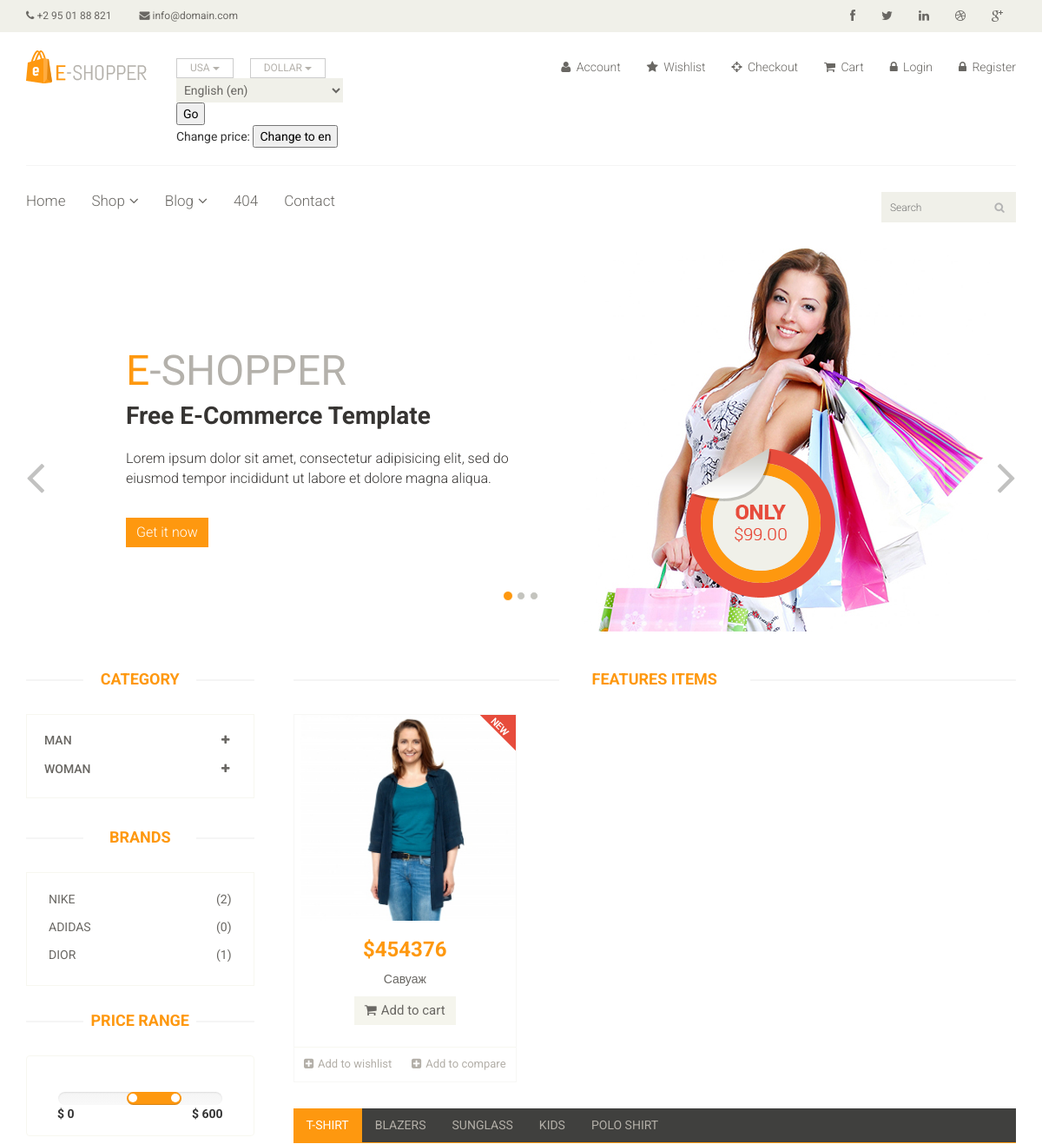
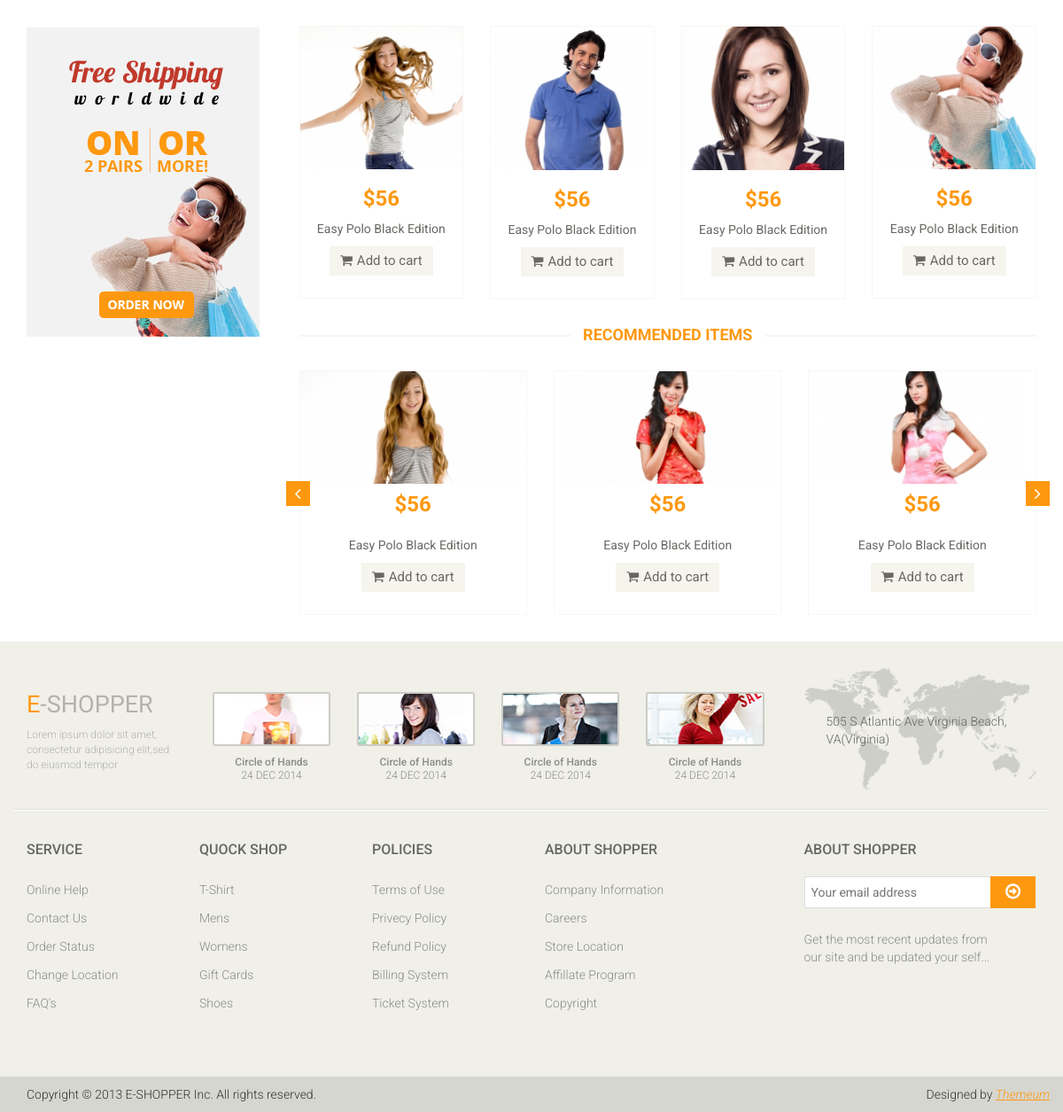
/en/3/, run on the app's committed database (2 pictures, top to bottom).
### main/models.py (models this page shows, shortened)
class Category(models.Model):
    name = models.CharField('Category name', max_length=60)
    class Meta:
        verbose_name = 'Category'
        verbose_name_plural = 'Categories'

class SubCategory(models.Model):
    category = models.ForeignKey(Category, on_delete=models.CASCADE, related_name='cat')
    name = models.CharField('SubCategory name', max_length=60)
    class Meta:
        verbose_name = 'SubCategory'
        verbose_name_plural = 'SubCategories'

class Product(models.Model):
    subcategory = models.ForeignKey(SubCategory, on_delete=models.CASCADE, related_name='cat_prod')
    name = models.CharField('Product name', max_length=80)
    price = models.PositiveIntegerField('Product price')
    img = models.ImageField('Product image', upload_to='images')
    logo = models.ImageField('Product logo', upload_to='images', blank=True)

### main/views.py (the view)
# urls.py: path('<int:id>/', views.index_filter, name='index_filter'),
def index_filter(request, id):
    category_list = Category.objects.all()
    prod_list = SubCategory.objects.filter(pk=id)
    sub_category_list = SubCategory.objects.all()
    return render(request, 'main/index_filter.html', context={
        'category_list':category_list,
        'prod_list':prod_list,
        'sub_category_list':sub_category_list,
        'link':'index_filter'
    })

### main/templates/main/index_filter.html (shortened to what this page needs)
{% extends 'base.html' %}
{% block content %}
	<section id="slider">
		<div class="container">
			<div class="row">
				<div class="col-sm-12">
					<div id="slider-carousel" class="carousel slide" data-ride="carousel">
						<ol class="carousel-indicators">
							<li data-target="#slider-carousel" data-slide-to="0" class="active"></li>
							<li data-target="#slider-carousel" data-slide-to="1"></li>
							<li data-target="#slider-carousel" data-slide-to="2"></li>
						</ol>
						<div class="carousel-inner">
							<div class="item active">
								<div class="col-sm-6">
									<h1><span>E</span>-SHOPPER</h1>
									<h2>Free E-Commerce Template</h2>
									<p>Lorem ipsum dolor sit amet, consectetur adipisicing elit, sed do eiusmod tempor incididunt ut labore et dolore magna aliqua. </p>
									<button type="button" class="btn btn-default get">Get it now</button>
								</div>
								<div class="col-sm-6">
									<img src="images/home/girl1.jpg" class="girl img-responsive" alt="" />
									<img src="images/home/pricing.png"  class="pricing" alt="" />
								</div>
							</div>
						</div>
						<a href="#slider-carousel" class="left control-carousel hidden-xs" data-slide="prev">
							<i class="fa fa-angle-left"></i>
						</a>
						<a href="#slider-carousel" class="right control-carousel hidden-xs" data-slide="next">
							<i class="fa fa-angle-right"></i>
						</a>
					</div>
				</div>
			</div>
		</div>
	</section>
	<section>
		<div class="container">
			<div class="row">
				{% include 'inc/_category.html' %}
				<div class="col-sm-9 padding-right">
					<div class="features_items">
						<h2 class="title text-center">Features Items</h2>
                    {% for k in prod_list %}
                        {% for i in k.cat_prod.all %}
                        <div class="col-sm-4">
							<div class="product-image-wrapper">
								<div class="single-products">
									<div class="productinfo text-center">
										<img src="{{ i.img.url }}" alt="" />
										<h2>${{ i.price }}</h2>
										<p>{{ i.name }}</p>
										<a href="#" class="btn btn-default add-to-cart"><i class="fa fa-shopping-cart"></i>Add to cart</a>
									</div>
									<div class="product-overlay">
										<div class="overlay-content">
										</div>
									</div>
                                    {% if i.logo %}
									    <img src="{{ i.logo.url }}" class="new" alt="" />
                                    {% endif %}
								</div>
								<div class="choose">
									<ul class="nav nav-pills nav-justified">
										<li><a href="#"><i class="fa fa-plus-square"></i>Add to wishlist</a></li>
										<li><a href="#"><i class="fa fa-plus-square"></i>Add to compare</a></li>
									</ul>
								</div>
							</div>
						</div>
					    {% endfor %}
					{% endfor %}
					</div>
					<div class="category-tab">
						<div class="col-sm-12">
							<ul class="nav nav-tabs">
								<li class="active"><a href="#tshirt" data-toggle="tab">T-Shirt</a></li>
								<li><a href="#blazers" data-toggle="tab">Blazers</a></li>
								<li><a href="#sunglass" data-toggle="tab">Sunglass</a></li>
								<li><a href="#kids" data-toggle="tab">Kids</a></li>
								<li><a href="#poloshirt" data-toggle="tab">Polo shirt</a></li>
							</ul>
						</div>
						<div class="tab-content">
							<div class="tab-pane fade active in" id="tshirt" >
								<div class="col-sm-3">
									<div class="product-image-wrapper">
										<div class="single-products">
											<div class="productinfo text-center">
												<img src="images/home/gallery1.jpg" alt="" />
												<h2>$56</h2>
												<p>Easy Polo Black Edition</p>
												<a href="#" class="btn btn-default add-to-cart"><i class="fa fa-shopping-cart"></i>Add to cart</a>
											</div>
										</div>
									</div>
								</div>
								<div class="col-sm-3">
									<div class="product-image-wrapper">
										<div class="single-products">
											<div class="productinfo text-center">
												<img src="images/home/gallery2.jpg" alt="" />
												<h2>$56</h2>
												<p>Easy Polo Black Edition</p>
												<a href="#" class="btn btn-default add-to-cart"><i class="fa fa-shopping-cart"></i>Add to cart</a>
											</div>
										</div>
									</div>
								</div>
								<div class="col-sm-3">
									<div class="product-image-wrapper">
										<div class="single-products">
											<div class="productinfo text-center">
												<img src="images/home/gallery3.jpg" alt="" />
												<h2>$56</h2>
												<p>Easy Polo Black Edition</p>
												<a href="#" class="btn btn-default add-to-cart"><i class="fa fa-shopping-cart"></i>Add to cart</a>
											</div>
										</div>
									</div>
								</div>
								<div class="col-sm-3">
									<div class="product-image-wrapper">
										<div class="single-products">
											<div class="productinfo text-center">
												<img src="images/home/gallery4.jpg" alt="" />
												<h2>$56</h2>
												<p>Easy Polo Black Edition</p>
												<a href="#" class="btn btn-default add-to-cart"><i class="fa fa-shopping-cart"></i>Add to cart</a>
											</div>
										</div>
									</div>
								</div>
							</div>
						</div>
					</div>
					<div class="recommended_items">
						<h2 class="title text-center">recommended items</h2>
						<div id="recommended-item-carousel" class="carousel slide" data-ride="carousel">
							<div class="carousel-inner">
								<div class="item active">
									<div class="col-sm-4">
										<div class="product-image-wrapper">
											<div class="single-products">
												<div class="productinfo text-center">
													<img src="images/home/recommend1.jpg" alt="" />
													<h2>$56</h2>
													<p>Easy Polo Black Edition</p>
													<a href="#" class="btn btn-default add-to-cart"><i class="fa fa-shopping-cart"></i>Add to cart</a>
												</div>
											</div>
										</div>
									</div>
									<div class="col-sm-4">
										<div class="product-image-wrapper">
											<div class="single-products">
												<div class="productinfo text-center">
													<img src="images/home/recommend2.jpg" alt="" />
													<h2>$56</h2>
													<p>Easy Polo Black Edition</p>
													<a href="#" class="btn btn-default add-to-cart"><i class="fa fa-shopping-cart"></i>Add to cart</a>
												</div>
											</div>
										</div>
									</div>
									<div class="col-sm-4">
										<div class="product-image-wrapper">
											<div class="single-products">
												<div class="productinfo text-center">
													<img src="images/home/recommend3.jpg" alt="" />
													<h2>$56</h2>
													<p>Easy Polo Black Edition</p>
													<a href="#" class="btn btn-default add-to-cart"><i class="fa fa-shopping-cart"></i>Add to cart</a>
												</div>
											</div>
										</div>
									</div>
								</div>
							</div>
							 <a class="left recommended-item-control" href="#recommended-item-carousel" data-slide="prev">
								<i class="fa fa-angle-left"></i>
							  </a>
							  <a class="right recommended-item-control" href="#recommended-item-carousel" data-slide="next">
								<i class="fa fa-angle-right"></i>
							  </a>
						</div>
					</div>
				</div>
			</div>
		</div>
	</section>
{% endblock %}

### main/templates/inc/_category.html (shortened to what this page needs)
<div class="col-sm-3">
    <div class="left-sidebar">
        <h2>Category</h2>
        <div class="panel-group category-products" id="accordian">
            {% for i in category_list %}
            <div class="panel panel-default">
                <div class="panel-heading">
                    <h4 class="panel-title">
                        <a data-toggle="collapse" data-parent="#accordian" href="#{{ i.id }}">
                            <span class="badge pull-right"><i class="fa fa-plus"></i></span>
                            {{ i.name }}
                        </a>
                    </h4>
                </div>
            </div>
            {% endfor %}
        </div>
        <div class="brands_products">
            <h2>Brands</h2>
            <div class="brands-name">
                <ul class="nav nav-pills nav-stacked">
                    {% for i in sub_category_list %}
                        <li><a href="#"> <span class="pull-right">({{ i.cat_prod.count }})</span>{{ i.name }}</a></li>
                    {% endfor %}
                </ul>
            </div>
        </div>
        <div class="price-range">
            <h2>Price Range</h2>
            <div class="well text-center">
                 <input type="text" class="span2" value="" data-slider-min="0" data-slider-max="600" data-slider-step="5" data-slider-value="[250,450]" id="sl2" ><br />
                 <b class="pull-left">$ 0</b> <b class="pull-right">$ 600</b>
            </div>
        </div>
        <div class="shipping text-center">
            <img src="images/home/shipping.jpg" alt="" />
        </div>
    </div>
</div>

### data on the page
Category: name "MAN"
Category: name "WOMAN"
SubCategory: cat_prod.count "2", name "NIKE"
SubCategory: cat_prod.count "0", name "ADIDAS"
SubCategory: cat_prod.count "1", name "DIOR"
Product: img (picture), price "454376", name "Савуаж", logo (picture)

### other printed values
{{ LANGUAGE_CODE }} "en"
form field language "English (en)"
